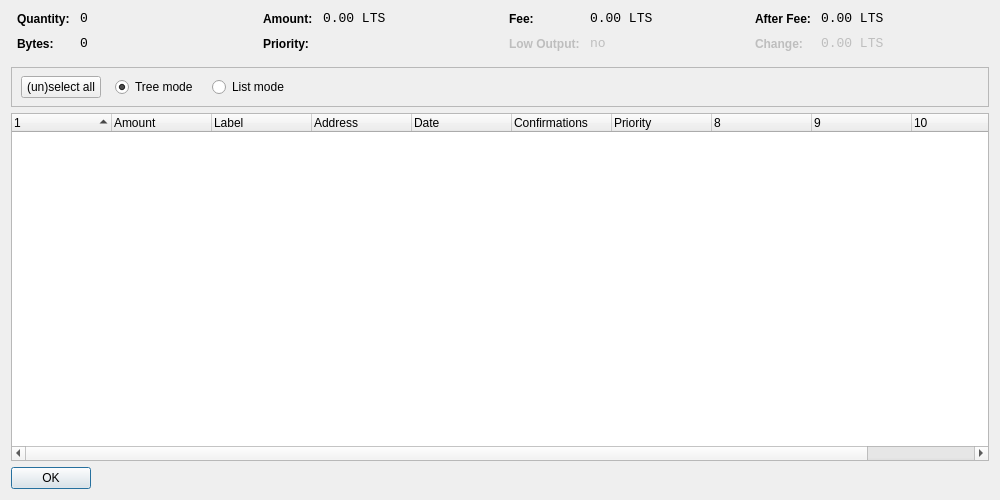
<?xml version="1.0" encoding="UTF-8"?>
<ui version="4.0">
 <class>CoinControlDialog</class>
 <widget class="QDialog" name="CoinControlDialog">
  <property name="geometry">
   <rect>
    <x>0</x>
    <y>0</y>
    <width>1000</width>
    <height>500</height>
   </rect>
  </property>
  <property name="windowTitle">
   <string>Coin Control</string>
  </property>
  <layout class="QVBoxLayout" name="verticalLayout">
   <item>
    <layout class="QHBoxLayout" name="horizontalLayoutTop" stretch="0,0,0,0">
     <property name="topMargin">
      <number>0</number>
     </property>
     <property name="bottomMargin">
      <number>10</number>
     </property>
     <item>
      <layout class="QFormLayout" name="formLayoutCoinControl1">
       <property name="horizontalSpacing">
        <number>10</number>
       </property>
       <property name="verticalSpacing">
        <number>10</number>
       </property>
       <property name="leftMargin">
        <number>6</number>
       </property>
       <property name="rightMargin">
        <number>6</number>
       </property>
       <item row="0" column="0">
        <widget class="QLabel" name="labelCoinControlQuantityText">
         <property name="styleSheet">
          <string notr="true">font-weight:bold;</string>
         </property>
         <property name="text">
          <string>Quantity:</string>
         </property>
        </widget>
       </item>
       <item row="0" column="1">
        <widget class="QLabel" name="labelCoinControlQuantity">
         <property name="font">
          <font>
           <family>Monospace</family>
           <pointsize>10</pointsize>
          </font>
         </property>
         <property name="cursor">
          <cursorShape>IBeamCursor</cursorShape>
         </property>
         <property name="contextMenuPolicy">
          <enum>Qt::ActionsContextMenu</enum>
         </property>
         <property name="text">
          <string>0</string>
         </property>
         <property name="textInteractionFlags">
          <set>Qt::LinksAccessibleByMouse|Qt::TextSelectableByKeyboard|Qt::TextSelectableByMouse</set>
         </property>
        </widget>
       </item>
       <item row="1" column="0">
        <widget class="QLabel" name="labelCoinControlBytesText">
         <property name="styleSheet">
          <string notr="true">font-weight:bold;</string>
         </property>
         <property name="text">
          <string>Bytes:</string>
         </property>
        </widget>
       </item>
       <item row="1" column="1">
        <widget class="QLabel" name="labelCoinControlBytes">
         <property name="font">
          <font>
           <family>Monospace</family>
           <pointsize>10</pointsize>
          </font>
         </property>
         <property name="cursor">
          <cursorShape>IBeamCursor</cursorShape>
         </property>
         <property name="contextMenuPolicy">
          <enum>Qt::ActionsContextMenu</enum>
         </property>
         <property name="text">
          <string>0</string>
         </property>
         <property name="textInteractionFlags">
          <set>Qt::LinksAccessibleByMouse|Qt::TextSelectableByKeyboard|Qt::TextSelectableByMouse</set>
         </property>
        </widget>
       </item>
      </layout>
     </item>
     <item>
      <layout class="QFormLayout" name="formLayoutCoinControl2">
       <property name="horizontalSpacing">
        <number>10</number>
       </property>
       <property name="verticalSpacing">
        <number>10</number>
       </property>
       <property name="leftMargin">
        <number>6</number>
       </property>
       <property name="rightMargin">
        <number>6</number>
       </property>
       <item row="0" column="0">
        <widget class="QLabel" name="labelCoinControlAmountText">
         <property name="styleSheet">
          <string notr="true">font-weight:bold;</string>
         </property>
         <property name="text">
          <string>Amount:</string>
         </property>
        </widget>
       </item>
       <item row="0" column="1">
        <widget class="QLabel" name="labelCoinControlAmount">
         <property name="font">
          <font>
           <family>Monospace</family>
           <pointsize>10</pointsize>
          </font>
         </property>
         <property name="cursor">
          <cursorShape>IBeamCursor</cursorShape>
         </property>
         <property name="contextMenuPolicy">
          <enum>Qt::ActionsContextMenu</enum>
         </property>
         <property name="text">
          <string>0.00 LTS</string>
         </property>
         <property name="textInteractionFlags">
          <set>Qt::LinksAccessibleByMouse|Qt::TextSelectableByKeyboard|Qt::TextSelectableByMouse</set>
         </property>
        </widget>
       </item>
       <item row="1" column="0">
        <widget class="QLabel" name="labelCoinControlPriorityText">
         <property name="styleSheet">
          <string notr="true">font-weight:bold;</string>
         </property>
         <property name="text">
          <string>Priority:</string>
         </property>
        </widget>
       </item>
       <item row="1" column="1">
        <widget class="QLabel" name="labelCoinControlPriority">
         <property name="font">
          <font>
           <family>Monospace</family>
           <pointsize>10</pointsize>
          </font>
         </property>
         <property name="cursor">
          <cursorShape>IBeamCursor</cursorShape>
         </property>
         <property name="contextMenuPolicy">
          <enum>Qt::ActionsContextMenu</enum>
         </property>
         <property name="text">
          <string/>
         </property>
         <property name="textInteractionFlags">
          <set>Qt::LinksAccessibleByMouse|Qt::TextSelectableByKeyboard|Qt::TextSelectableByMouse</set>
         </property>
        </widget>
       </item>
      </layout>
     </item>
     <item>
      <layout class="QFormLayout" name="formLayoutCoinControl3">
       <property name="horizontalSpacing">
        <number>10</number>
       </property>
       <property name="verticalSpacing">
        <number>10</number>
       </property>
       <property name="leftMargin">
        <number>6</number>
       </property>
       <property name="rightMargin">
        <number>6</number>
       </property>
       <item row="0" column="0">
        <widget class="QLabel" name="labelCoinControlFeeText">
         <property name="styleSheet">
          <string notr="true">font-weight:bold;</string>
         </property>
         <property name="text">
          <string>Fee:</string>
         </property>
        </widget>
       </item>
       <item row="0" column="1">
        <widget class="QLabel" name="labelCoinControlFee">
         <property name="font">
          <font>
           <family>Monospace</family>
           <pointsize>10</pointsize>
          </font>
         </property>
         <property name="cursor">
          <cursorShape>IBeamCursor</cursorShape>
         </property>
         <property name="contextMenuPolicy">
          <enum>Qt::ActionsContextMenu</enum>
         </property>
         <property name="text">
          <string>0.00 LTS</string>
         </property>
         <property name="textInteractionFlags">
          <set>Qt::LinksAccessibleByMouse|Qt::TextSelectableByKeyboard|Qt::TextSelectableByMouse</set>
         </property>
        </widget>
       </item>
       <item row="1" column="0">
        <widget class="QLabel" name="labelCoinControlLowOutputText">
         <property name="enabled">
          <bool>false</bool>
         </property>
         <property name="styleSheet">
          <string notr="true">font-weight:bold;</string>
         </property>
         <property name="text">
          <string>Low Output:</string>
         </property>
        </widget>
       </item>
       <item row="1" column="1">
        <widget class="QLabel" name="labelCoinControlLowOutput">
         <property name="enabled">
          <bool>false</bool>
         </property>
         <property name="font">
          <font>
           <family>Monospace</family>
           <pointsize>10</pointsize>
          </font>
         </property>
         <property name="cursor">
          <cursorShape>IBeamCursor</cursorShape>
         </property>
         <property name="contextMenuPolicy">
          <enum>Qt::ActionsContextMenu</enum>
         </property>
         <property name="text">
          <string>no</string>
         </property>
         <property name="textInteractionFlags">
          <set>Qt::LinksAccessibleByMouse|Qt::TextSelectableByKeyboard|Qt::TextSelectableByMouse</set>
         </property>
        </widget>
       </item>
      </layout>
     </item>
     <item>
      <layout class="QFormLayout" name="formLayoutCoinControl4">
       <property name="horizontalSpacing">
        <number>10</number>
       </property>
       <property name="verticalSpacing">
        <number>10</number>
       </property>
       <property name="leftMargin">
        <number>6</number>
       </property>
       <property name="rightMargin">
        <number>6</number>
       </property>
       <item row="0" column="0">
        <widget class="QLabel" name="labelCoinControlAfterFeeText">
         <property name="styleSheet">
          <string notr="true">font-weight:bold;</string>
         </property>
         <property name="text">
          <string>After Fee:</string>
         </property>
        </widget>
       </item>
       <item row="0" column="1">
        <widget class="QLabel" name="labelCoinControlAfterFee">
         <property name="font">
          <font>
           <family>Monospace</family>
           <pointsize>10</pointsize>
          </font>
         </property>
         <property name="cursor">
          <cursorShape>IBeamCursor</cursorShape>
         </property>
         <property name="contextMenuPolicy">
          <enum>Qt::ActionsContextMenu</enum>
         </property>
         <property name="text">
          <string>0.00 LTS</string>
         </property>
         <property name="textInteractionFlags">
          <set>Qt::LinksAccessibleByMouse|Qt::TextSelectableByKeyboard|Qt::TextSelectableByMouse</set>
         </property>
        </widget>
       </item>
       <item row="1" column="0">
        <widget class="QLabel" name="labelCoinControlChangeText">
         <property name="enabled">
          <bool>false</bool>
         </property>
         <property name="styleSheet">
          <string notr="true">font-weight:bold;</string>
         </property>
         <property name="text">
          <string>Change:</string>
         </property>
        </widget>
       </item>
       <item row="1" column="1">
        <widget class="QLabel" name="labelCoinControlChange">
         <property name="enabled">
          <bool>false</bool>
         </property>
         <property name="font">
          <font>
           <family>Monospace</family>
           <pointsize>10</pointsize>
          </font>
         </property>
         <property name="cursor">
          <cursorShape>IBeamCursor</cursorShape>
         </property>
         <property name="contextMenuPolicy">
          <enum>Qt::ActionsContextMenu</enum>
         </property>
         <property name="text">
          <string>0.00 LTS</string>
         </property>
         <property name="textInteractionFlags">
          <set>Qt::LinksAccessibleByMouse|Qt::TextSelectableByKeyboard|Qt::TextSelectableByMouse</set>
         </property>
        </widget>
       </item>
      </layout>
     </item>
    </layout>
   </item>
   <item>
    <widget class="QFrame" name="frame">
     <property name="minimumSize">
      <size>
       <width>0</width>
       <height>40</height>
      </size>
     </property>
     <property name="frameShape">
      <enum>QFrame::StyledPanel</enum>
     </property>
     <property name="frameShadow">
      <enum>QFrame::Sunken</enum>
     </property>
     <widget class="QWidget" name="horizontalLayoutWidget">
      <property name="geometry">
       <rect>
        <x>10</x>
        <y>0</y>
        <width>781</width>
        <height>41</height>
       </rect>
      </property>
      <layout class="QHBoxLayout" name="horizontalLayoutPanel" stretch="0,0,0,0,0">
       <property name="spacing">
        <number>14</number>
       </property>
       <item>
        <widget class="QPushButton" name="pushButtonSelectAll">
         <property name="sizePolicy">
          <sizepolicy hsizetype="Maximum" vsizetype="Fixed">
           <horstretch>0</horstretch>
           <verstretch>0</verstretch>
          </sizepolicy>
         </property>
         <property name="text">
          <string>(un)select all</string>
         </property>
        </widget>
       </item>
       <item>
        <widget class="QRadioButton" name="radioTreeMode">
         <property name="sizePolicy">
          <sizepolicy hsizetype="Maximum" vsizetype="Fixed">
           <horstretch>0</horstretch>
           <verstretch>0</verstretch>
          </sizepolicy>
         </property>
         <property name="text">
          <string>Tree mode</string>
         </property>
         <property name="checked">
          <bool>true</bool>
         </property>
        </widget>
       </item>
       <item>
        <widget class="QRadioButton" name="radioListMode">
         <property name="sizePolicy">
          <sizepolicy hsizetype="Maximum" vsizetype="Fixed">
           <horstretch>0</horstretch>
           <verstretch>0</verstretch>
          </sizepolicy>
         </property>
         <property name="text">
          <string>List mode</string>
         </property>
        </widget>
       </item>
       <item>
        <spacer name="horizontalSpacer">
         <property name="orientation">
          <enum>Qt::Horizontal</enum>
         </property>
         <property name="sizeHint" stdset="0">
          <size>
           <width>40</width>
           <height>20</height>
          </size>
         </property>
        </spacer>
       </item>
      </layout>
     </widget>
    </widget>
   </item>
   <item>
    <widget class="CoinControlTreeWidget" name="treeWidget">
     <property name="contextMenuPolicy">
      <enum>Qt::CustomContextMenu</enum>
     </property>
     <property name="sortingEnabled">
      <bool>false</bool>
     </property>
     <property name="columnCount">
      <number>11</number>
     </property>
     <attribute name="headerShowSortIndicator" stdset="0">
      <bool>true</bool>
     </attribute>
     <attribute name="headerStretchLastSection">
      <bool>false</bool>
     </attribute>
     <column>
      <property name="text">
       <string/>
      </property>
     </column>
     <column>
      <property name="text">
       <string>Amount</string>
      </property>
     </column>
     <column>
      <property name="text">
       <string>Label</string>
      </property>
     </column>
     <column>
      <property name="text">
       <string>Address</string>
      </property>
     </column>
     <column>
      <property name="text">
       <string>Date</string>
      </property>
     </column>
     <column>
      <property name="text">
       <string>Confirmations</string>
      </property>
      <property name="toolTip">
       <string>Confirmed</string>
      </property>
     </column>
     <column>
      <property name="text">
       <string>Priority</string>
      </property>
     </column>
     <column>
      <property name="text">
       <string/>
      </property>
     </column>
     <column>
      <property name="text">
       <string/>
      </property>
     </column>
     <column>
      <property name="text">
       <string/>
      </property>
     </column>
     <column>
      <property name="text">
       <string/>
      </property>
     </column>
    </widget>
   </item>
   <item>
    <widget class="QDialogButtonBox" name="buttonBox">
     <property name="sizePolicy">
      <sizepolicy hsizetype="Maximum" vsizetype="Fixed">
       <horstretch>0</horstretch>
       <verstretch>0</verstretch>
      </sizepolicy>
     </property>
     <property name="orientation">
      <enum>Qt::Horizontal</enum>
     </property>
     <property name="standardButtons">
      <set>QDialogButtonBox::Ok</set>
     </property>
    </widget>
   </item>
  </layout>
 </widget>
 <customwidgets>
  <customwidget>
   <class>CoinControlTreeWidget</class>
   <extends>QTreeWidget</extends>
   <header>coincontroltreewidget.h</header>
  </customwidget>
 </customwidgets>
 <resources/>
 <connections/>
</ui>
